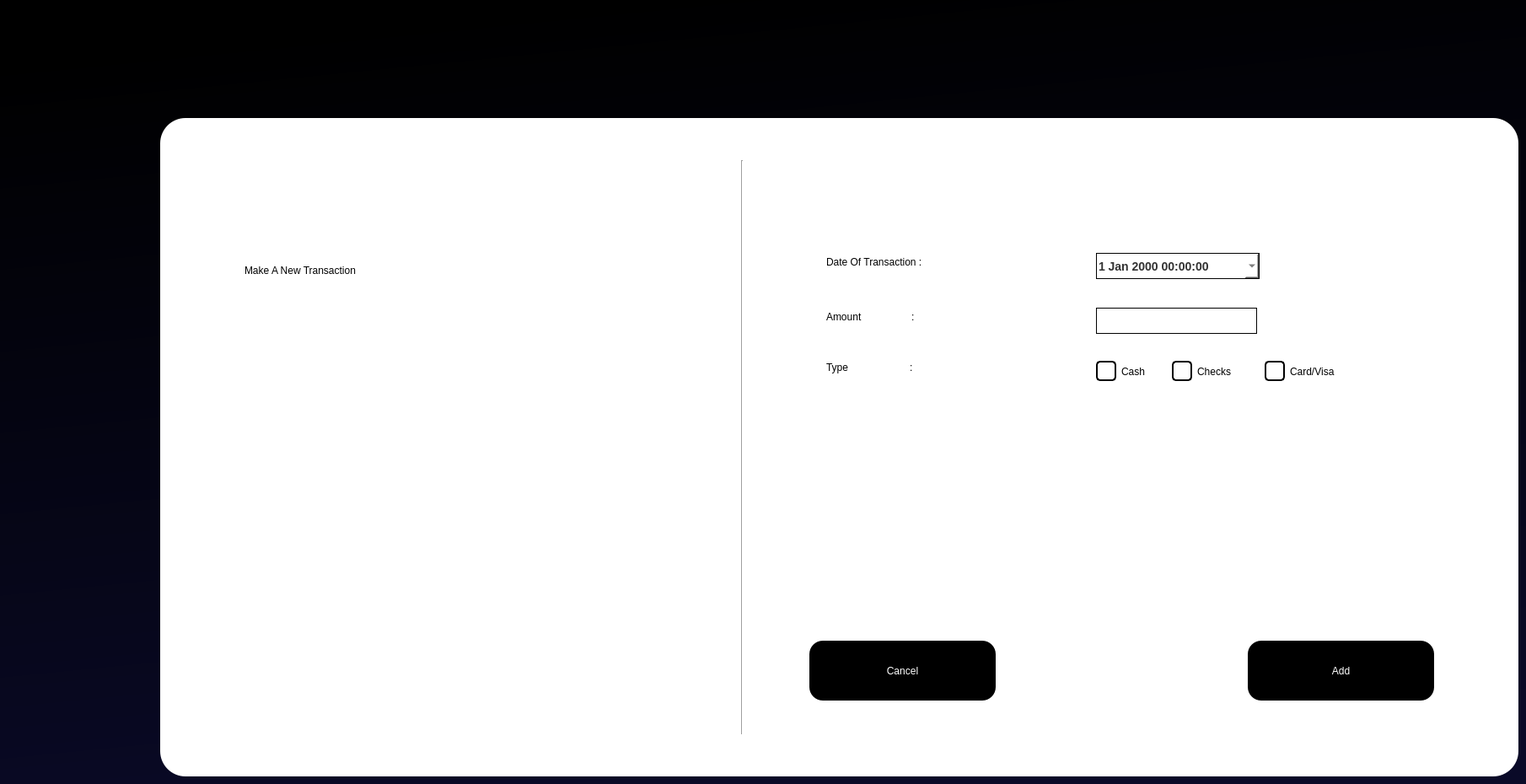
   <widget class="QWidget" name="addtransaction">
    <property name="styleSheet">
     <string notr="true">background-color: qlineargradient(spread:pad, x1:0.426227, y1:0, x2:0.625, y2:1, stop:0 rgba(0, 0, 0, 255), stop:1 rgba(10, 10, 40, 255));</string>
    </property>
    <widget class="QLabel" name="label_46A_2">
     <property name="geometry">
      <rect>
       <x>190</x>
       <y>140</y>
       <width>1611</width>
       <height>781</height>
      </rect>
     </property>
     <property name="styleSheet">
      <string notr="true">background:white;
border-radius:30px;</string>
     </property>
     <property name="text">
      <string/>
     </property>
    </widget>
    <widget class="Line" name="line_2A_2">
     <property name="geometry">
      <rect>
       <x>870</x>
       <y>190</y>
       <width>21</width>
       <height>681</height>
      </rect>
     </property>
     <property name="styleSheet">
      <string notr="true">background:none;
color:black;</string>
     </property>
     <property name="orientation">
      <enum>Qt::Vertical</enum>
     </property>
    </widget>
    <widget class="QPushButton" name="pushButton_14A_6">
     <property name="geometry">
      <rect>
       <x>960</x>
       <y>760</y>
       <width>221</width>
       <height>71</height>
      </rect>
     </property>
     <property name="styleSheet">
      <string notr="true">QPushButton {
    background: black;
    color: white;
    padding: 0.7em 1em;
    padding-left: 0.9em;
    align-items: center;
    border: none;
    border-radius: 16px;
	font: 75 18pt &quot;MS Shell Dlg 2&quot;;

}

</string>
     </property>
     <property name="text">
      <string>Cancel</string>
     </property>
    </widget>
    <widget class="QPushButton" name="pushButton_14A_4">
     <property name="geometry">
      <rect>
       <x>1480</x>
       <y>760</y>
       <width>221</width>
       <height>71</height>
      </rect>
     </property>
     <property name="styleSheet">
      <string notr="true">QPushButton {
    background: black;
    color: white;
    padding: 0.7em 1em;
    padding-left: 0.9em;
    align-items: center;
    border: none;
    border-radius: 16px;
	font: 75 18pt &quot;MS Shell Dlg 2&quot;;

}

</string>
     </property>
     <property name="text">
      <string>Add</string>
     </property>
    </widget>
    <widget class="QLabel" name="label_44A_2">
     <property name="geometry">
      <rect>
       <x>290</x>
       <y>280</y>
       <width>531</width>
       <height>81</height>
      </rect>
     </property>
     <property name="styleSheet">
      <string notr="true">background:none;
font: 75 36pt &quot;MS Shell Dlg 2&quot;;
color: rgb(0, 0, 0);
</string>
     </property>
     <property name="text">
      <string>Make A New Transaction</string>
     </property>
    </widget>
    <widget class="QGroupBox" name="groupBox_5A_2">
     <property name="geometry">
      <rect>
       <x>960</x>
       <y>190</y>
       <width>701</width>
       <height>461</height>
      </rect>
     </property>
     <property name="styleSheet">
      <string notr="true">background-color:white;
border-radius:30px;
</string>
     </property>
     <property name="title">
      <string/>
     </property>
     <widget class="QLabel" name="label_41A_2">
      <property name="geometry">
       <rect>
        <x>20</x>
        <y>100</y>
        <width>311</width>
        <height>41</height>
       </rect>
      </property>
      <property name="styleSheet">
       <string notr="true">color: rgb(0, 0, 0);
font: 75 24pt &quot;MS Shell Dlg 2&quot;;</string>
      </property>
      <property name="text">
       <string>Date Of Transaction :</string>
      </property>
     </widget>
     <widget class="QLineEdit" name="lineEdit_3A_6">
      <property name="geometry">
       <rect>
        <x>340</x>
        <y>175</y>
        <width>191</width>
        <height>31</height>
       </rect>
      </property>
      <property name="styleSheet">
       <string notr="true"> color: #333333; /* Text color */
    font-size: 14px; /* Font size */
    font-weight: bold; /* Font weight */
    border: 1px solid black;</string>
      </property>
     </widget>
     <widget class="QLabel" name="label_48A_3">
      <property name="geometry">
       <rect>
        <x>20</x>
        <y>165</y>
        <width>311</width>
        <height>41</height>
       </rect>
      </property>
      <property name="styleSheet">
       <string notr="true">color: rgb(0, 0, 0);
font: 75 24pt &quot;MS Shell Dlg 2&quot;;</string>
      </property>
      <property name="text">
       <string>Amount                  :</string>
      </property>
     </widget>
     <widget class="QLabel" name="label_47A_6">
      <property name="geometry">
       <rect>
        <x>20</x>
        <y>220</y>
        <width>311</width>
        <height>51</height>
       </rect>
      </property>
      <property name="styleSheet">
       <string notr="true">color: rgb(0, 0, 0);
font: 75 24pt &quot;MS Shell Dlg 2&quot;;</string>
      </property>
      <property name="text">
       <string>Type                      :</string>
      </property>
     </widget>
     <widget class="QDateTimeEdit" name="dateTimeEdit_2">
      <property name="geometry">
       <rect>
        <x>340</x>
        <y>110</y>
        <width>194</width>
        <height>31</height>
       </rect>
      </property>
      <property name="styleSheet">
       <string notr="true"> color: #333333; /* Text color */
    font-size: 14px; /* Font size */
    font-weight: bold; /* Font weight */
    border: 1px solid black;</string>
      </property>
      <property name="calendarPopup">
       <bool>true</bool>
      </property>
     </widget>
     <widget class="QRadioButton" name="radioButton">
      <property name="geometry">
       <rect>
        <x>340</x>
        <y>230</y>
        <width>83</width>
        <height>41</height>
       </rect>
      </property>
      <property name="styleSheet">
       <string notr="true">
QRadioButton {
    color: black; 
font: 14pt &quot;MS Shell Dlg 2&quot;;
}


QRadioButton::indicator {
    width: 20px;
    height: 20px;
    background-color: white;
    border: 2px solid black; 
    border-radius: 5px;
}


QRadioButton::indicator:checked {
    background-color: pink; 
    border: 2px solid black; 
}

QRadioButton:hover {
    color: black; 
}
</string>
      </property>
      <property name="text">
       <string>Cash</string>
      </property>
     </widget>
     <widget class="QRadioButton" name="radioButton_2">
      <property name="geometry">
       <rect>
        <x>430</x>
        <y>230</y>
        <width>101</width>
        <height>41</height>
       </rect>
      </property>
      <property name="styleSheet">
       <string notr="true">
QRadioButton {
    color: black; 
font: 14pt &quot;MS Shell Dlg 2&quot;;
}


QRadioButton::indicator {
    width: 20px;
    height: 20px;
    background-color: white;
    border: 2px solid black; 
    border-radius: 5px;
}


QRadioButton::indicator:checked {
    background-color: pink; 
    border: 2px solid black; 
}

QRadioButton:hover {
    color: black; 
}
</string>
      </property>
      <property name="text">
       <string>Checks</string>
      </property>
     </widget>
     <widget class="QRadioButton" name="radioButton_3">
      <property name="geometry">
       <rect>
        <x>540</x>
        <y>230</y>
        <width>121</width>
        <height>41</height>
       </rect>
      </property>
      <property name="styleSheet">
       <string notr="true">
QRadioButton {
    color: black; 
font: 14pt &quot;MS Shell Dlg 2&quot;;
}


QRadioButton::indicator {
    width: 20px;
    height: 20px;
    background-color: white;
    border: 2px solid black; 
    border-radius: 5px;
}


QRadioButton::indicator:checked {
    background-color: pink; 
    border: 2px solid black; 
}

QRadioButton:hover {
    color: black; 
}
</string>
      </property>
      <property name="text">
       <string>Card/Visa</string>
      </property>
     </widget>
    </widget>
   </widget>
